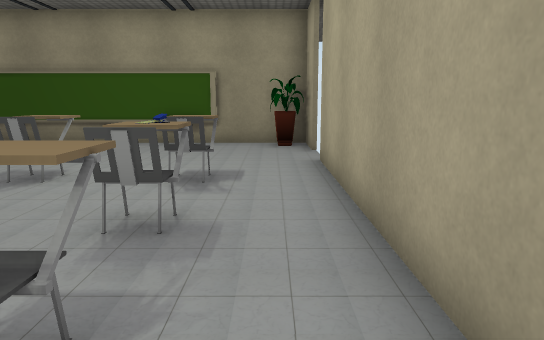
[1] (above)

16 first-person views from a walk through a 3-D level made in the Unity game engine. The camera is 1.2 m above the floor, tilts 10° down and sees 70° across. Doors are open. The floor is counted in squares, 1 m on a side. Each view is taken from the middle of a square. On the plan, view 1 faces up. The plan holds only what a view shows up to about 15 squares ahead; the rest is blank. The place goes on beyond the plan. The player character is not drawn. Some surface patterns are stand-ins.

[2]
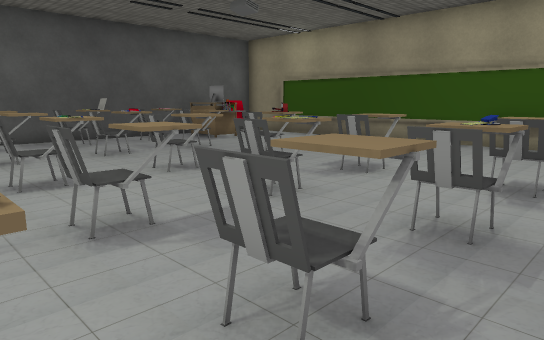

[3]
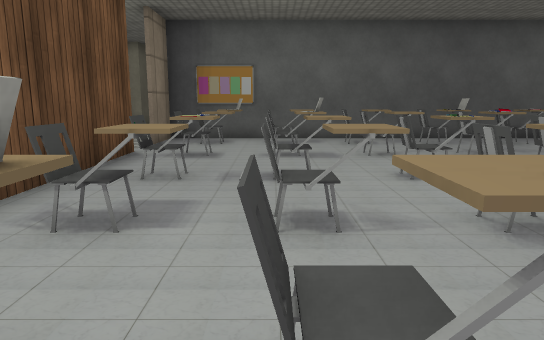

[4]
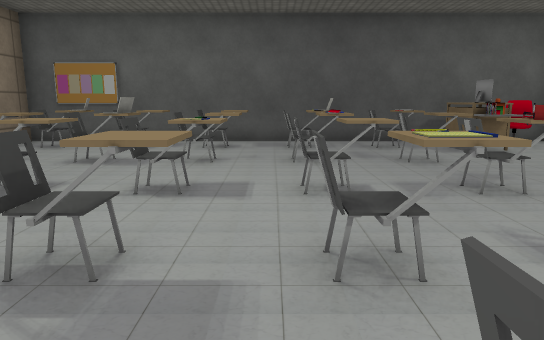

[5]
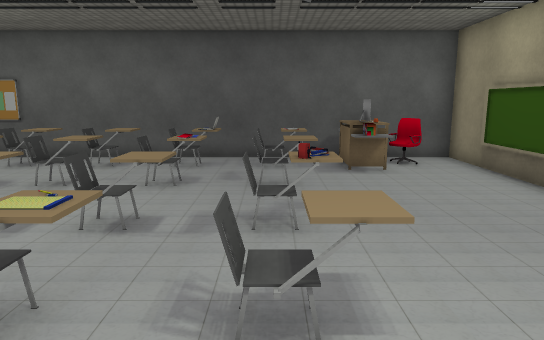

[6]
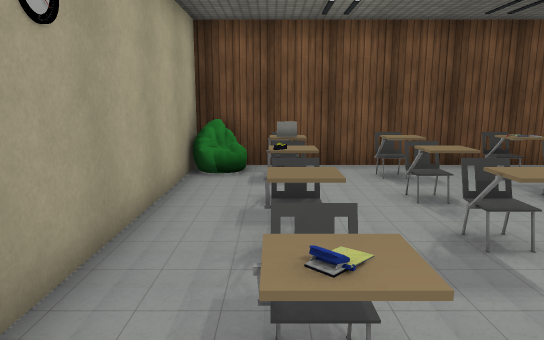

[7]
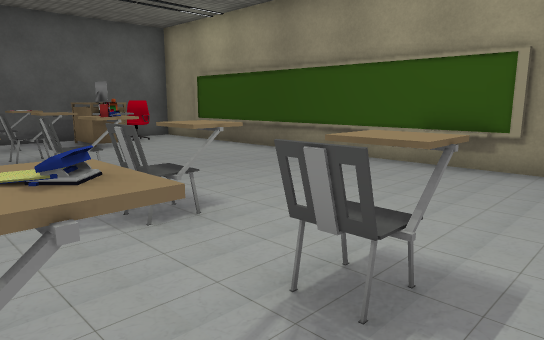

[8]
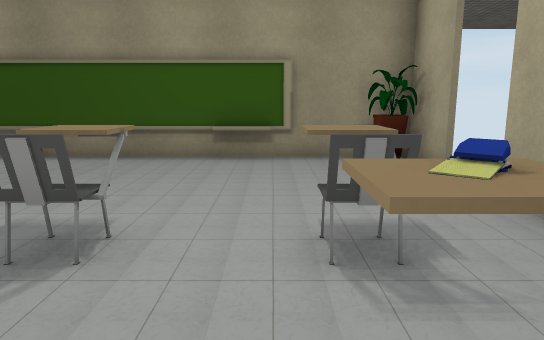

[9]
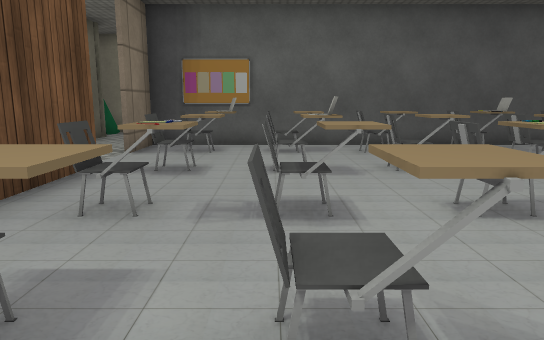

[10]
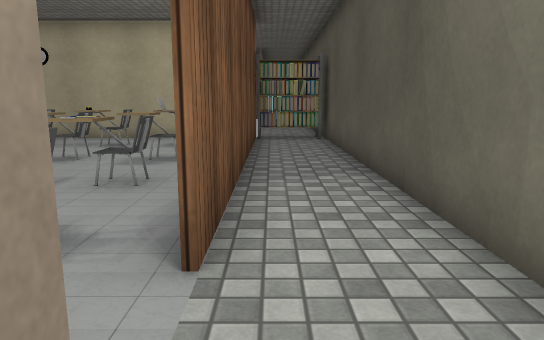

[11]
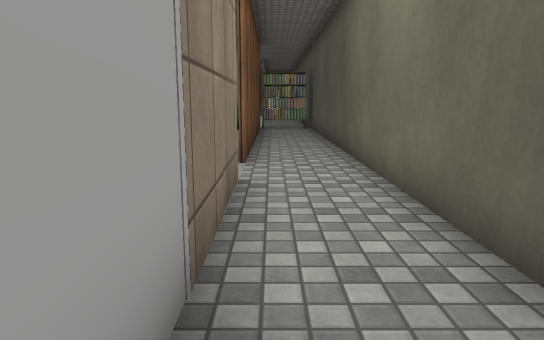

[12]
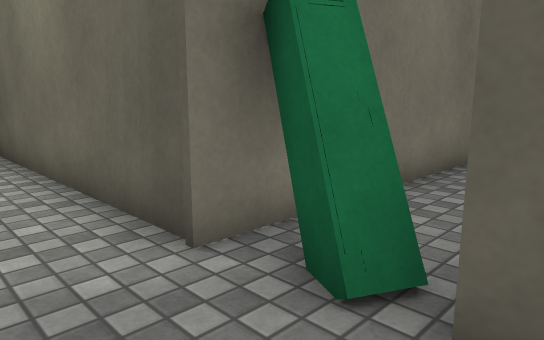

[13]
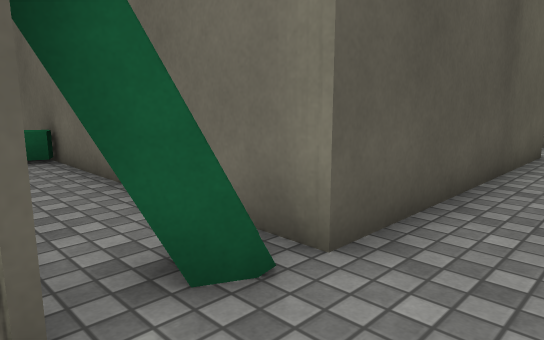

[14]
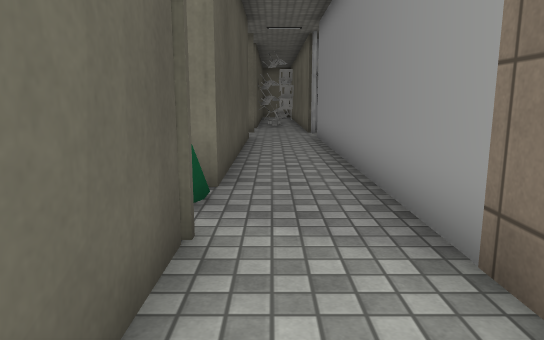

[15]
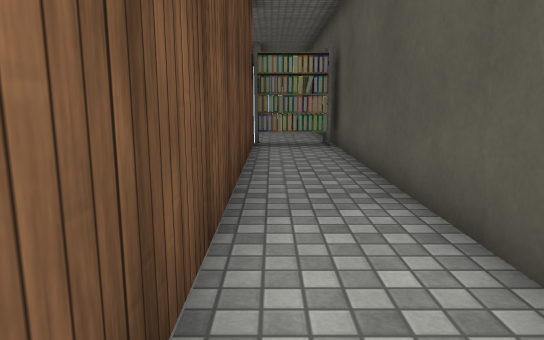

[16]
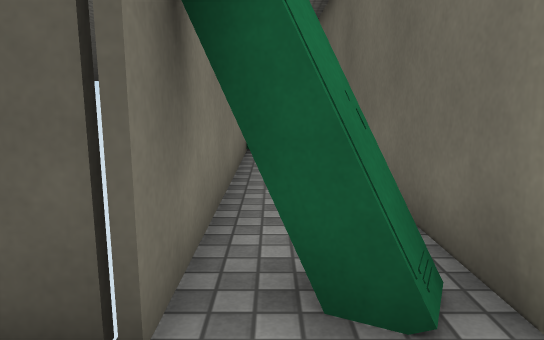

### Floor plan
Ten units are one square. View 1 is at (0, 0); x grows to the right and y downward. Boxes are objects, and circles mark ways between rooms. Rooms are numbered by the first view taken in them; rooms with no view inside come last. Other rooms are left out.
<svg viewBox="-230 -120 263 259">
<path fill="none" stroke="#000" d="M10 -96 10 -113 -129 -113 -129 43 -110 43M-95 43 10 43 10 -81M-20 -111 -32 -111M-110 45 -225 45M-154 134 -154 68 28 68M-225 68 -174 68 -174 134M11 45 -95 45"/>
<rect x="-125" y="25" width="20" height="10" fill="#bbb"><title>other object</title></rect>
<rect x="-125" y="15" width="20" height="10" fill="#bbb"><title>other object</title></rect>
<rect x="-125" y="-5" width="20" height="10" fill="#bbb"><title>other object</title></rect>
<rect x="-125" y="-25" width="20" height="10" fill="#bbb"><title>other object</title></rect>
<rect x="-125" y="-45" width="10" height="10" fill="#bbb"><title>other object</title></rect>
<rect x="-125" y="-75" width="10" height="10" fill="#bbb"><title>other object</title></rect>
<rect x="-125" y="-85" width="10" height="10" fill="#bbb"><title>other object</title></rect>
<rect x="-125" y="-105" width="10" height="20" fill="#bbb"><title>other object</title></rect>
<rect x="-115" y="-75" width="10" height="20" fill="#bbb"><title>other object</title></rect>
<rect x="-115" y="-85" width="10" height="10" fill="#bbb"><title>other object</title></rect>
<rect x="-115" y="-95" width="10" height="10" fill="#bbb"><title>other object</title></rect>
<rect x="-105" y="-85" width="10" height="10" fill="#bbb"><title>other object</title></rect>
<rect x="-95" y="15" width="10" height="20" fill="#bbb"><title>other object</title></rect>
<rect x="-95" y="5" width="10" height="10" fill="#bbb"><title>other object</title></rect>
<rect x="-95" y="-5" width="10" height="10" fill="#bbb"><title>other object</title></rect>
<rect x="-95" y="-25" width="10" height="20" fill="#bbb"><title>other object</title></rect>
<rect x="-95" y="-45" width="10" height="10" fill="#bbb"><title>other object</title></rect>
<rect x="-95" y="-55" width="10" height="10" fill="#bbb"><title>other object</title></rect>
<rect x="-95" y="-75" width="10" height="20" fill="#bbb"><title>other object</title></rect>
<rect x="-75" y="-45" width="10" height="10" fill="#bbb"><title>other object</title></rect>
<rect x="-65" y="15" width="10" height="20" fill="#bbb"><title>other object</title></rect>
<rect x="-65" y="-5" width="10" height="20" fill="#bbb"><title>other object</title></rect>
<rect x="-65" y="-25" width="10" height="20" fill="#bbb"><title>other object</title></rect>
<rect x="-65" y="-75" width="10" height="20" fill="#bbb"><title>other object</title></rect>
<rect x="-45" y="15" width="10" height="20" fill="#bbb"><title>other object</title></rect>
<rect x="-45" y="-5" width="10" height="20" fill="#bbb"><title>other object</title></rect>
<rect x="-45" y="-25" width="10" height="20" fill="#bbb"><title>other object</title></rect>
<rect x="-45" y="-45" width="10" height="10" fill="#bbb"><title>other object</title></rect>
<rect x="-45" y="-75" width="10" height="20" fill="#bbb"><title>other object</title></rect>
<rect x="-25" y="-65" width="10" height="10" fill="#bbb"><title>other object</title></rect>
<rect x="-15" y="15" width="10" height="10" fill="#bbb"><title>other object</title></rect>
<rect x="-15" y="5" width="10" height="10" fill="#bbb"><title>other object</title></rect>
<rect x="-15" y="-15" width="10" height="10" fill="#bbb"><title>other object</title></rect>
<rect x="-15" y="-55" width="10" height="10" fill="#bbb"><title>other object</title></rect>
<rect x="-5" y="25" width="10" height="20" fill="#bbb"><title>other object</title></rect>
<rect x="-5" y="-115" width="10" height="10" fill="#bbb"><title>other object</title></rect>
<rect x="-175" y="65" width="20" height="20" fill="#bbb"><title>other object</title></rect>
<rect x="5" y="45" width="10" height="20" fill="#bbb"><title>other object</title></rect>
<circle cx="-100" cy="40" r="3" fill="#2a7"/>
<text x="-60" y="-40">1</text>
<text x="-110" y="60">2</text>
</svg>
Room 1 opens to room 2.

Where each view was taken, in squares from view 1:
view 1: 0 up, 0 right, facing up
view 2: 0 up, 0 right, facing up-left
view 3: 1 down, 0 right, facing left
view 4: 3 up, 1 left, facing left
view 5: 6 up, 1 left, facing left
view 6: 6 up, 1 left, facing down
view 7: 4 up, 0 right, facing up-left
view 8: 3 up, 2 left, facing up
view 9: 1 down, 2 left, facing left
view 10: 5 down, 12 left, facing right
view 11: 5 down, 17 left, facing right
view 12: 5 down, 18 left, facing down-right
view 13: 5 down, 15 left, facing down-left
view 14: 6 down, 12 left, facing left
view 15: 5 down, 10 left, facing right
view 16: 5 down, 16 left, facing down
